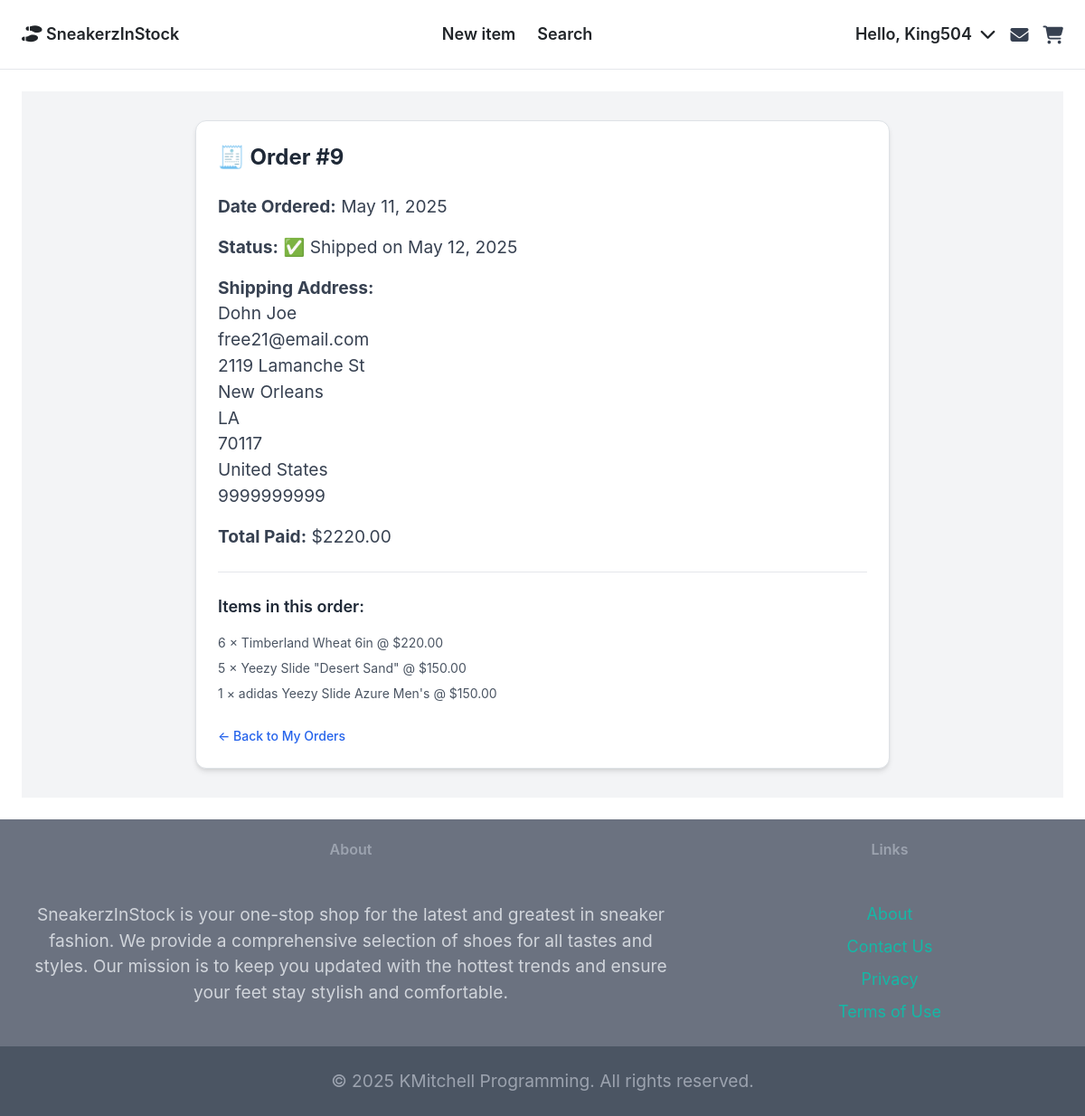
The page /payment/orders/9/ (signed in) on the database its author committed.
### payment/models.py (models this page shows, shortened)
class Order(models.Model):
    user = models.ForeignKey(User, on_delete=models.CASCADE, null=True, blank=True)
    full_name = models.CharField(max_length=250, null=True, blank=True)
    email = models.EmailField(max_length=255)
    shipping_address = models.TextField(max_length=15000)
    amount_paid = models.DecimalField(max_digits=8, decimal_places=2)
    date_ordered = models.DateTimeField(auto_now_add=True)
    shipped = models.BooleanField(default=False)
    date_shipped = models.DateTimeField(null=True, blank=True)

class OrderItem(models.Model):
    order = models.ForeignKey(Order, on_delete=models.CASCADE, related_name="order_items", null=True)
    item = models.ForeignKey(Items, on_delete=models.CASCADE)
    user = models.ForeignKey(User, on_delete=models.CASCADE)
    quantity = models.PositiveBigIntegerField(default=1)
    price = models.DecimalField(max_digits=8, decimal_places=2)

### items/models.py (models this page shows, shortened)
class Items(models.Model):
    category = models.ForeignKey(Category, related_name='items', on_delete=models.CASCADE)
    name = models.CharField(max_length=255)
    description = models.CharField(max_length=455, blank=True, null=True)
    price = models.FloatField()
    quantity = models.PositiveIntegerField(default=0)
    is_sold = models.BooleanField(default=False)
    created_by = models.ForeignKey(User, related_name='items', on_delete=models.CASCADE)
    created_at = models.DateTimeField(auto_now_add=True)
    class Meta:
        ordering = ('name',)
        verbose_name_plural = 'Items'

### payment/views.py (the view)
# urls.py: path('orders/<int:order_id>/', views.user_order_detail, name='user_order_detail'),
@login_required
def user_order_detail(request, order_id):
    order = get_object_or_404(Order, id=order_id, user=request.user)
    return render(request, 'payment/user_order_detail.html', {'order': order})

### payment/templates/payment/user_order_detail.html (shortened to what this page needs)
{% extends 'core/base.html' %}
{% load static %}
{% block content %}
<div class="bg-gray-100 py-8 px-4 md:px-8 lg:px-16">
    <div class="max-w-3xl mx-auto bg-white p-6 rounded-xl shadow-md border border-gray-300">
        <h1 class="text-2xl font-bold mb-6 text-gray-800">🧾 Order #{{ order.id }}</h1>
        <div class="space-y-4 text-gray-700 text-sm">
            <p><strong>Date Ordered:</strong> {{ order.date_ordered|date:"M d, Y" }}</p>
            {% if order.date_shipped %}
                <p><strong>Status:</strong> ✅ Shipped on {{ order.date_shipped|date:"M d, Y" }}</p>
            {% else %}
                <p><strong>Status:</strong> 🚚 Not Shipped</p>
            {% endif %}
            <p><strong>Shipping Address:</strong><br>{{ order.shipping_address|linebreaksbr }}</p>
            <p><strong>Total Paid:</strong> ${{ order.amount_paid }}</p>
        </div>
        <div class="mt-6 border-t pt-4">
            <h2 class="text-lg font-semibold text-gray-800 mb-3">Items in this order:</h2>
            <ul class="space-y-2">
                {% for item in order.order_items.all %}
                    <li class="text-sm text-gray-600">
                        {{ item.quantity }} × {{ item.item.name }} @ ${{ item.price }}
                    </li>
                {% endfor %}
            </ul>
        </div>
        <div class="mt-6">
            <a href="{% url 'payment:user_orders' %}" class="text-blue-600 hover:underline text-sm font-medium">
                ← Back to My Orders
            </a>
        </div>
    </div>
</div>
{% endblock %}

### core/templates/core/navbar.html (shortened to what this page needs)
<div class="navbar-container relative z-10">
    <nav class="py-4 px-4 flex justify-between items-center border-b border-gray-200 bg-white">
        <a href="{% url 'core:index' %}" class="text-lg font-semibold"><i class="fa-solid fa-shoe-prints"></i> SneakerzInStock</a>
        <div class="hidden md:flex space-x-6 items-center">
            {% if 'items/new' in request.path %}
                <a href="{% url 'core:index' %}" class="text-lg font-semibold hover:text-gray-500">Home</a>
            {% else %}
                <a href="{% url 'item:new' %}" class="text-lg font-semibold hover:text-gray-500">New item</a>
            {% endif %}
            <a href="{% url 'item:items' %}" class="text-lg font-semibold hover:text-gray-500">Search</a>
        </div>
        <div class="flex items-center space-x-4 relative">
            {% if request.user.is_authenticated %}
                <div class="hidden md:flex relative">
                    <button id="user-menu-button" class="text-lg font-semibold hover:text-gray-500 focus:outline-none">
                        Hello, {{ request.user.username| capfirst }}
                        <i class="fa-solid fa-chevron-down ml-1"></i>
                    </button>
                </div>
                <a href="{% url 'conversations:inbox' %}" class="relative md:block">
                    <i class="fa-solid fa-envelope fa-lg text-gray-700"></i>
                </a>
                <a href="{% url 'cart:view_cart' %}" class="relative md:block">
                    <i class="fa-solid fa-cart-shopping fa-lg text-gray-700"></i>
                </a>
            {% endif %}
        </div>
    </nav>
</div>

### static/css/style.css (style rules this page uses)
html, body { height: 100%; margin: 0; }
body { padding-top: 0px; }
p { font-size: 1.2rem; line-height: 1.5; }

### rows shown on the page
Order: id "9", date_ordered "May 11, 2025", date_shipped "May 12, 2025", shipping_address "Dohn Joe free21@email.com 2119 Lamanche St New Orleans LA 70117 United States 9999999999", amount_paid "2220.00"
OrderItem: quantity "6", item.name "Timberland Wheat 6in", price "220.00"
OrderItem: quantity "5", item.name "Yeezy Slide \"Desert Sand\"", price "150.00"
OrderItem: quantity "1", item.name "adidas Yeezy Slide Azure Men's", price "150.00"

### other values the page prints
{{ request.user.username| capfirst }} "King504"
